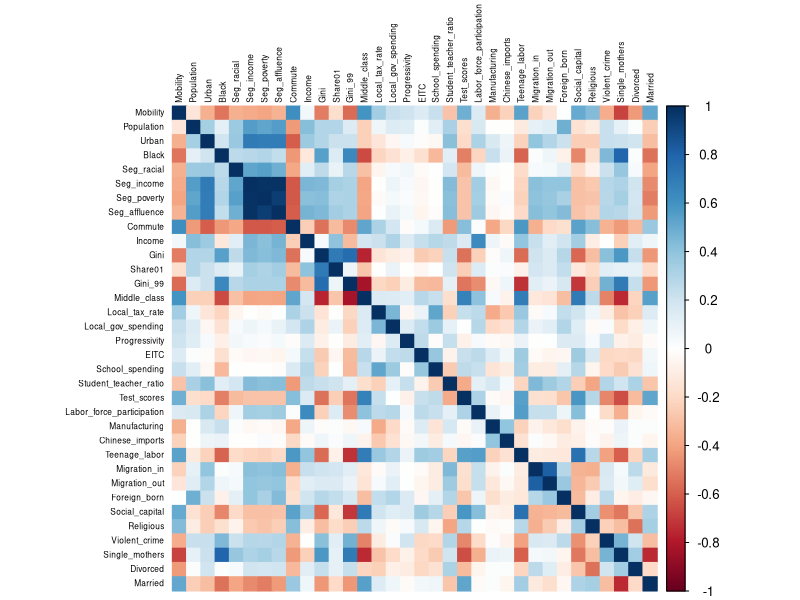
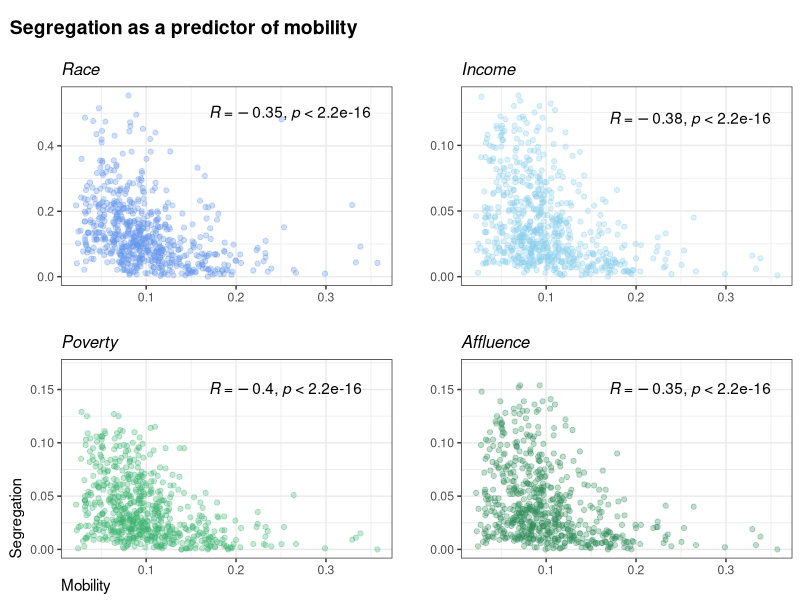
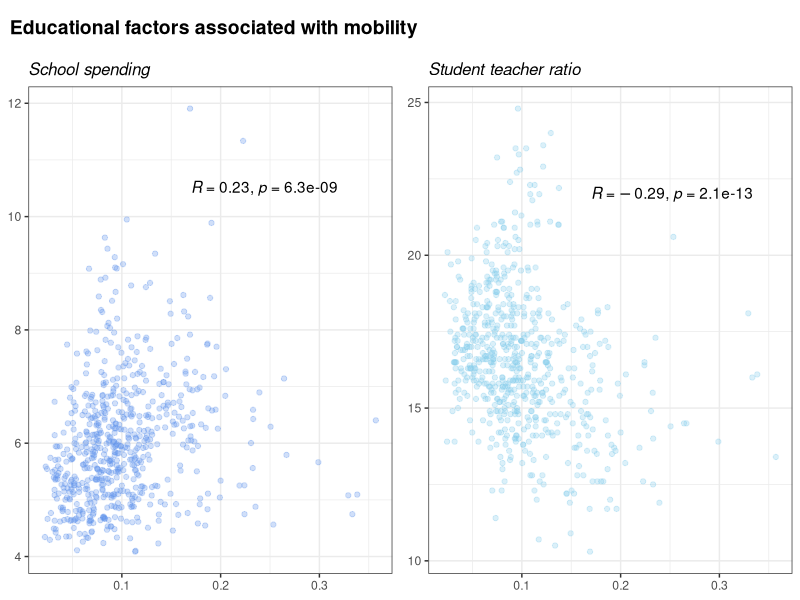

Here is the R script that generated these plots, in order:
## ---- chunk 1
knitr::opts_chunk$set(echo = TRUE)
## ---- chunk 2
mobility <- read.csv("mobility-all.csv", header = TRUE)

library(ggplot2)
library(dplyr)
library(corrplot)
library(tidyr)
library(cowplot)
library(ggpubr)

theme_set(theme_bw())
theme_update(
  axis.title.x = element_blank(),  
  axis.title.y = element_blank(), 
  plot.title = element_text(size = 12, face = "italic")
)
## ---- chunk 3
mobility <- read.csv("mobility-all.csv", header = TRUE, stringsAsFactors = TRUE)
## ---- chunk 4
quals <- c("ID","Name", "State", "Latitude", "Longitude")

mobility <- mobility[,!(names(mobility) %in% quals)]
## ---- chunk 5
print(colSums(is.na(mobility)))
## ---- chunk 6
bad_cols <- c("Colleges","Tuition", "Graduation", "HS_dropout") # +100 NULL
mobility <- mobility[,!(names(mobility) %in% bad_cols)]
## ---- chunk 7
before <- nrow(mobility)
mobility <- drop_na(mobility)
dropped <- before - nrow(mobility)

print("Data reduced by: ")
print((dropped/before))
## ---- chunk 8
corrplot(cor(mobility),
         tl.col = "black",
         tl.cex = .5, 
         method = 'color')
## ---- chunk 9
a <- ggplot(data = mobility, aes(x = Mobility, y = Seg_racial)) + 
  geom_point(color = "cornflowerblue", alpha = .3) + 
  #stat_smooth(method = "lm", formula = y ~ x, geom = "line", color = "darkorange") +
  stat_cor(label.x=.17, label.y=.5) +
  ggtitle("Race")
    
b <- ggplot(data = mobility, aes(x = Mobility, y = Seg_income)) + 
  geom_point(color = "skyblue", alpha = .3) +
  stat_cor(label.x=.17, label.y=.12) +
  ggtitle("Income")

c <- ggplot(data = mobility, aes(x = Mobility, y = Seg_poverty)) + 
  geom_point(color = "mediumseagreen", alpha = .3) +
  stat_cor(label.x=.17, label.y=.15) +
  ylim(0,.17) +
  ggtitle("Poverty") + 
  xlab("Mobility") + 
  ylab("Segregation") +
  theme(axis.title.x = element_text(hjust = 0),
        axis.title.y = element_text(angle=90, hjust = 0, margin = margin(r = 5)))

d <- ggplot(data = mobility, aes(x = Mobility, y = Seg_affluence)) + 
  geom_point(color = "seagreen", alpha = .3) +
  stat_cor(label.x=.17, label.y=.15) +
  ylim(0,.17) +
  ggtitle("Affluence") 

plot_row <- plot_grid(a,b,c,d, align = "hv")

title <- ggdraw() + 
  draw_label(
    "Segregation as a predictor of mobility",
    fontface = 'bold',
    x = 0,
    hjust = 0) +
  theme(plot.margin = margin(0, 0, 0, 7))
plot_grid(
  title, plot_row,
  ncol = 1,
  rel_heights = c(0.1, 1)
)
## ---- chunk 10
mobility <- mobility[,!(names(mobility) %in% c("Seg_income", "Seg_affluence", "Gini_99", "Share01"))]
## ---- chunk 11
a <- ggplot(data = mobility, aes(x = Mobility, y = School_spending)) + 
  geom_point(color = "cornflowerblue", alpha = .3) + 
  #stat_smooth(method = "lm", formula = y ~ x, geom = "line", color = "darkorange") +
  stat_cor(label.x=.17, label.y=10.5) +
  ggtitle("School spending")
    
b <- ggplot(data = mobility, aes(x = Mobility, y = Student_teacher_ratio)) + 
  geom_point(color = "skyblue", alpha = .3) +
  stat_cor(label.x=.17, label.y=22, label.size = 0.05) +
  ggtitle("Student teacher ratio")

plot_row <- plot_grid(a,b, align = "hv")

title <- ggdraw() + 
  draw_label(
    "Educational factors associated with mobility",
    fontface = 'bold',
    x = 0,
    hjust = 0) +
  theme(plot.margin = margin(0, 0, 0, 7))
plot_grid(
  title, plot_row,
  ncol = 1,
  rel_heights = c(0.1, 1)
)
## ---- chunk 12
lm.1 <- lm(formula = Mobility ~ ., 
   data = mobility)

summary(lm.1)
## ---- chunk 13

